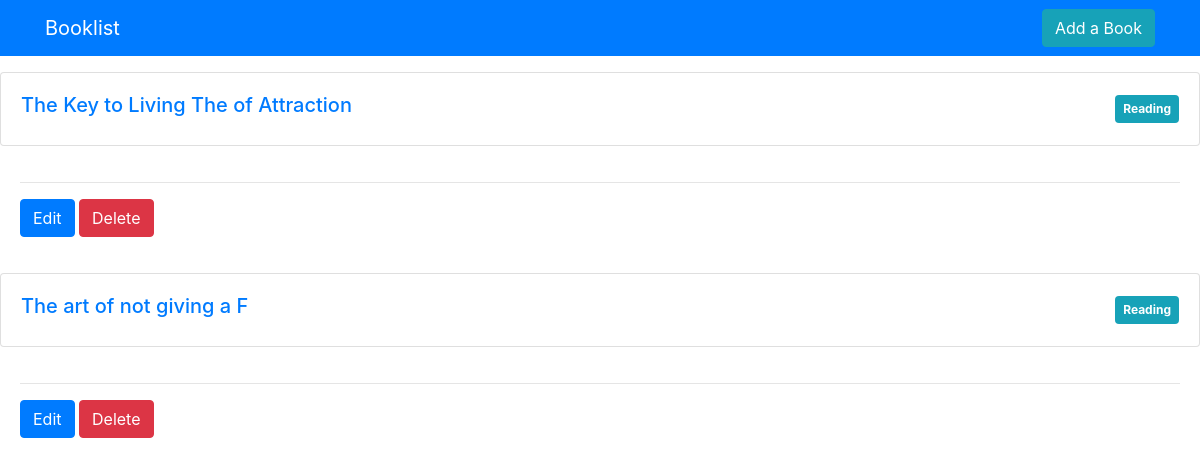
The app's page /, older data.
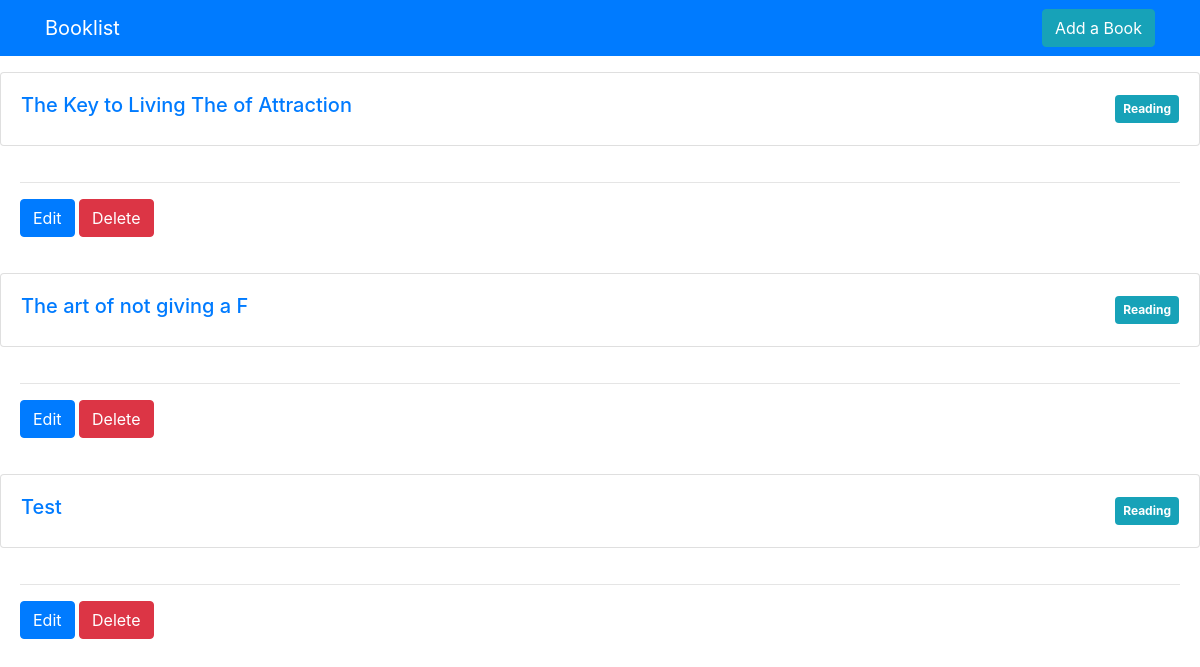
The same page, newer data.
### books/models.py (models this page shows)
class Book(models.Model):
    def get_absolute_url(self):
     return reverse("book_detail", kwargs={
        "pk": self.id
    })
    title = models.CharField(max_length=150)
    user = models.ForeignKey(
        settings.AUTH_USER_MODEL,
        on_delete=models.CASCADE,
        related_name="books"
    )
    status = models.CharField(
        max_length=10,
        choices=STATUS_CHOICES
    )

### books/views.py (the view)
# urls.py: path('', BookListView.as_view(), name="book_list"),
class BookListView(ListView):
    model = Book
    template_name = "books/book_list.html"
    context_object_name = "books"

### books/templates/books/book_list.html (shortened to what this page needs)
<!DOCTYPE html>
<html lang="en">
{% extends 'books/base.html' %}
{% block content %}
{% for book in books %}
   <div class="card mt-3">
      <div class="card-body d-flex align-items-center justify-content-between">
        <h5>
            <a href="{{ book.get_absolute_url }}">{{ book.title }}</a>
           </h5>
          <span class="badge badge-info p-2">{{ book.status|title }}</span>
      </div>
   </div>
<div class="card-body">
    <hr>
    <a href="{% url 'book_update' book.id %}" class="btn btn-primary">Edit</a>
    <a href="{% url 'book_delete' book.id %}" class="btn btn-danger">Delete</a>
</div>
{% endfor %}
{% endblock %}

Row changes from the older to the newer data that the page shows:
added Book: title "Test", status "Reading"
